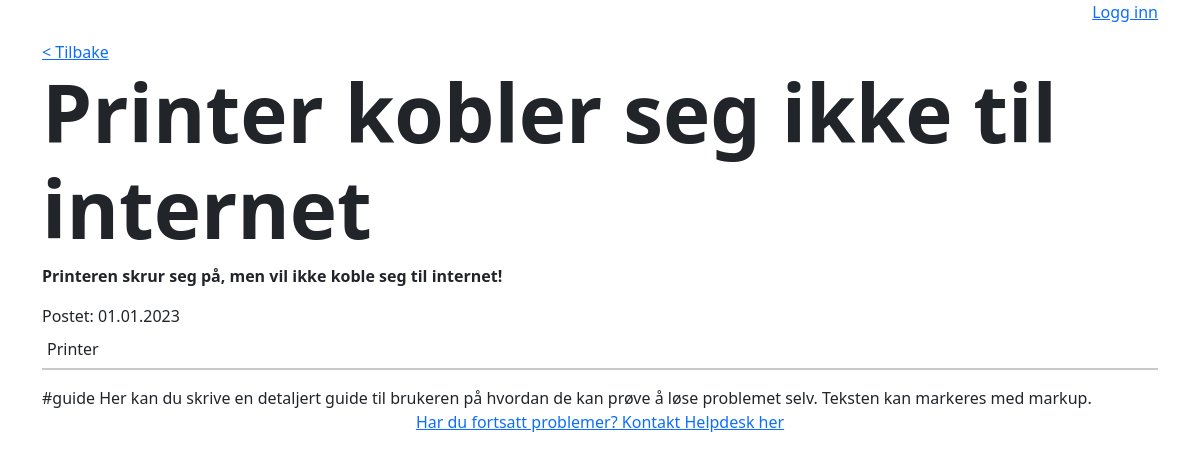
The page /problem/3512 on the database its author committed.
### problems/models.py (models this page shows, shortened)
class Problem(models.Model):
    problem_id = models.IntegerField(default=generate_id, editable=False, primary_key=True)
    tittel = models.CharField(max_length=200)
    beskrivelse = models.CharField(max_length=1000)
    guide = models.TextField(max_length=20000)
    dato_postet = models.DateField(default=datetime.date.today)
    kategori = models.ForeignKey(Kategori, on_delete=models.DO_NOTHING)
    under_kategori = models.ForeignKey(UnderKategori, on_delete=models.DO_NOTHING)

class Kategori(models.Model):
    navn = models.CharField(max_length=50, primary_key=True)
    farge = ColorField(default="#ffffff")
    tekst_farge = ColorField(default="#ffffff")

### problems/views.py (the view)
# urls.py: path('problem/<int:problemId>', card_detail),
def card_detail(request, problemId):
	problem = get_problem_from_id(problemId)
	return render(request, "card-detail.html", {"problem" : problem})

### problems/views.py (called while the page is built)
def get_problem_from_id(id, index = 0): # Få problemet med den spesifike problemid'en
	return Problem.objects.filter(problem_id = id)[index]

### templates/card-detail.html (shortened to what this page needs)
{% extends "main.html" %}
{% load markup_tags %}
{% block content %}
<div class="container pt-3">
	<a href="javascript: history.go(-1);">< Tilbake</a>
	<h1 class="main-title">{{problem.tittel}}</h1>
	<p class="card-detail-desc">{{problem.beskrivelse}}<p class="card-detail-date">Postet: 01.01.2023</p></p>
	<div class="card-detail-top">
		<div class="category-container">
			<p class="category" style="background-color: #{{problem.kategori.farge}}">
				{{problem.kategori.navn}}
			</p>
			<p class="subcategory" style="background-color: #{{problem.kategori.under_kategori.farge}}">
			</p>
		</div>
	</div>
	<hr class="mt-1">
	<div class="card-guide-container d-flex flex-column">
		{{problem.guide|apply_markup:"markdown"}}
		<a class="text-center" href="/ticket">Har du fortsatt problemer? Kontakt Helpdesk her</a>
	</div>
</div>
{% endblock %}

### static/styles/styles.css (style rules this page uses)
.main-title { font-size: 80px; font-weight: bold; }
.card-detail-desc { font-weight: bolder; }
.card-detail-date { text-align: left; margin-bottom: -10px; }
hr { border-width: 2px; }
.category-container { position: relative; display: flex; flex-direction: row; }
.category, .subcategory { margin: 0; border-style: solid; border-width: 1px; border-radius: 5px; padding: 2px; padding-left: 4px; padding-right: 4px; bottom: 2px; border-color: white; overflow: hidden; font-weight: 500; }
.card-detail-top { display: flex; flex-direction: row; justify-content: space-between; }

### rows shown on the page
Problem: tittel "Printer kobler seg ikke til internet", beskrivelse "Printeren skrur seg på, men vil ikke koble seg til internet!", kategori.navn "Printer", guide|apply_markup "#guide Her kan du skrive en detaljert guide til brukeren på hvordan de kan prøve å løse problemet selv. Teksten kan markeres med markup."
